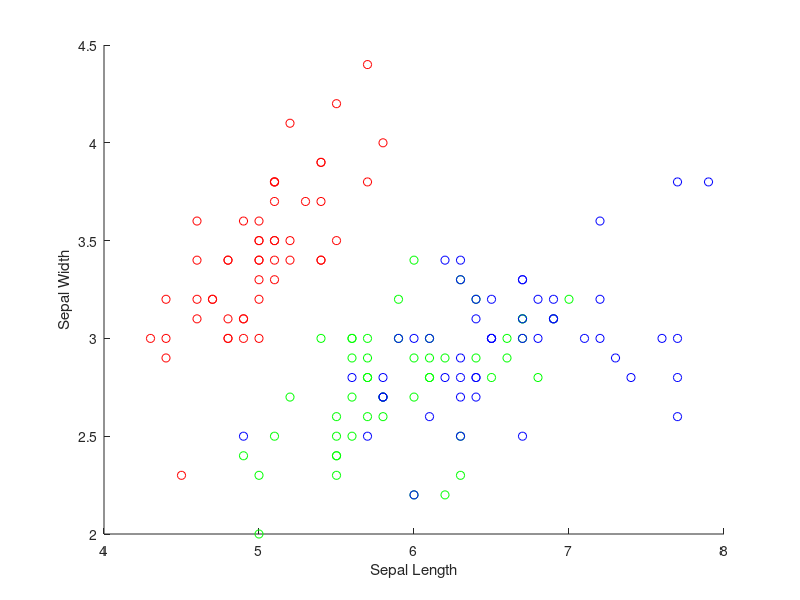

MATLAB code for this plot: (Note: this script raises an error after producing the figure.)
clear all
load fisheriris

%red - species 1, green - species 2, blue - species 3
number_of_species = 3;
%question number 1
labels = [1*ones(50,1); 2*ones(50,1); 3*ones(50,1)];
figure;
scatter(meas(1:50, 1), meas(1:50, 2), 'r')
hold on
scatter(meas(51:100, 1), meas(51:100,2), 'g')
hold on
scatter(meas(101:150, 1), meas(101:150, 2), 'b')
xlabel('Sepal Length');
ylabel('Sepal Width');

%question number 2
meanMatrix = zeros(3,4); %rows represent species, columns represent features
covMegaMatrix = zeros(4,4,3); % each one of the 4 by 4 matrix is for each species
disp('Rows represent species and columns represent features');

for n=1:number_of_species
    for m=1:size(meas,2)
        meanMatrix(n,m) = mean(meas((n-1)*50 + 1:n*50, m));
    end
    covMegaMatrix(:,:,n) = cov(meas((n-1)*50 + 1:n*50,:));
end
color = ['r', 'g', 'b'];
meanMatrix
disp('each one of the 4 by 4 matrix is for each species')
covMegaMatrix


%one -sigma curve
figure;
for n=1:number_of_species
    CovSLSW = covMegaMatrix(1:2,1:2,n);
    [v, d] = eig(CovSLSW);
    center = meanMatrix(n, 1:2)';
    semiMajorAxis = sqrt(d(1,1));
    semiMinorAxis = sqrt(d(2,2));
    angle = atan(v(2,1)/v(1,1));
    ellipse(semiMajorAxis, semiMinorAxis, angle, center(1), center(2), color(n));
    hold on
end

% minimum distance classifier
distance = zeros(150,3);
mdCLabels = zeros(150, 1);
for n=1:number_of_species
    for m = 1:size(meas,1)
        distance(m, n) = sqrt(sum((meas(m,:) - meanMatrix(n, :)).^2));
    end
end
[x, mdCLabels] = min(distance, [], 2);
disp('Confusion Matrix is')
confusionMatrix = confusionmat(labels, mdCLabels)